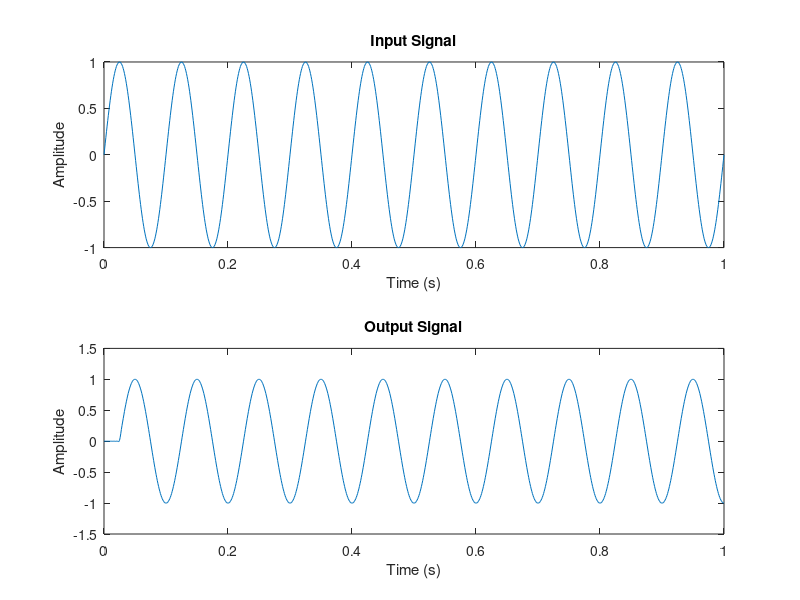

Recreate this plot in MATLAB.
% Filter specifications
cutoff_freq = 0.2; % Normalized cutoff frequency (0 to 1)
filter_order = 50; % Filter order

% Determine window type and length
window_type = @hamming;
window_length = filter_order + 1;

% Design filter coefficients
filter_coeffs = fir1(filter_order, 2*cutoff_freq, window_type);

% Generate input signal
Fs = 1000; % Sampling frequency
t = 0:1/Fs:1; % Time vector
f = 10; % Signal frequency
input_signal = sin(2*pi*f*t);

% Apply the filter
output_signal = filter(filter_coeffs, 1, input_signal);

% Plot the input and output signals
figure;
subplot(2, 1, 1);
plot(t, input_signal);
xlabel('Time (s)');
ylabel('Amplitude');
title('Input Signal');

subplot(2, 1, 2);
plot(t, output_signal);
xlabel('Time (s)');
ylabel('Amplitude');
title('Output Signal');
